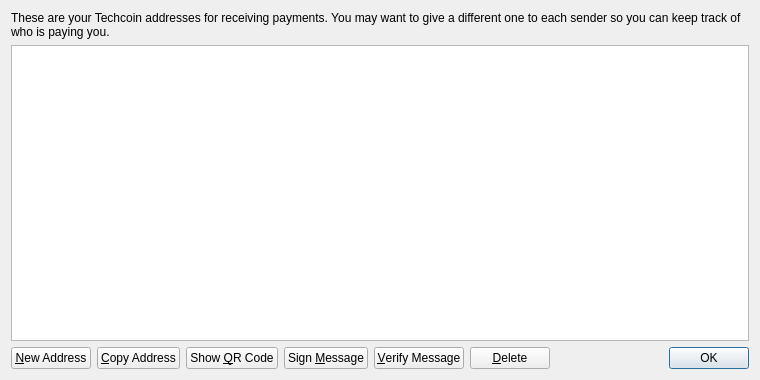
<?xml version="1.0" encoding="UTF-8"?>
<ui version="4.0">
 <class>AddressBookPage</class>
 <widget class="QWidget" name="AddressBookPage">
  <property name="geometry">
   <rect>
    <x>0</x>
    <y>0</y>
    <width>760</width>
    <height>380</height>
   </rect>
  </property>
  <property name="windowTitle">
   <string>Address Book</string>
  </property>
  <layout class="QVBoxLayout" name="verticalLayout">
   <item>
    <widget class="QLabel" name="labelExplanation">
     <property name="text">
      <string>These are your Techcoin addresses for receiving payments. You may want to give a different one to each sender so you can keep track of who is paying you.</string>
     </property>
     <property name="textFormat">
      <enum>Qt::PlainText</enum>
     </property>
     <property name="wordWrap">
      <bool>true</bool>
     </property>
    </widget>
   </item>
   <item>
    <widget class="QTableView" name="tableView">
     <property name="contextMenuPolicy">
      <enum>Qt::CustomContextMenu</enum>
     </property>
     <property name="toolTip">
      <string>Double-click to edit address or label</string>
     </property>
     <property name="tabKeyNavigation">
      <bool>false</bool>
     </property>
     <property name="alternatingRowColors">
      <bool>true</bool>
     </property>
     <property name="selectionMode">
      <enum>QAbstractItemView::SingleSelection</enum>
     </property>
     <property name="selectionBehavior">
      <enum>QAbstractItemView::SelectRows</enum>
     </property>
     <property name="sortingEnabled">
      <bool>true</bool>
     </property>
     <attribute name="verticalHeaderVisible">
      <bool>false</bool>
     </attribute>
    </widget>
   </item>
   <item>
    <layout class="QHBoxLayout" name="horizontalLayout">
     <item>
      <widget class="QPushButton" name="newAddressButton">
       <property name="toolTip">
        <string>Create a new address</string>
       </property>
       <property name="text">
        <string>&amp;New Address</string>
       </property>
       <property name="icon">
        <iconset resource="../bitcoin.qrc">
         <normaloff>:/icons/add</normaloff>:/icons/add</iconset>
       </property>
      </widget>
     </item>
     <item>
      <widget class="QPushButton" name="copyToClipboard">
       <property name="toolTip">
        <string>Copy the currently selected address to the system clipboard</string>
       </property>
       <property name="text">
        <string>&amp;Copy Address</string>
       </property>
       <property name="icon">
        <iconset resource="../bitcoin.qrc">
         <normaloff>:/icons/editcopy</normaloff>:/icons/editcopy</iconset>
       </property>
      </widget>
     </item>
     <item>
      <widget class="QPushButton" name="showQRCode">
       <property name="text">
        <string>Show &amp;QR Code</string>
       </property>
       <property name="icon">
        <iconset resource="../bitcoin.qrc">
         <normaloff>:/icons/qrcode</normaloff>:/icons/qrcode</iconset>
       </property>
      </widget>
     </item>
     <item>
      <widget class="QPushButton" name="signMessage">
       <property name="toolTip">
        <string>Sign a message to prove you own a Techcoin address</string>
       </property>
       <property name="text">
        <string>Sign &amp;Message</string>
       </property>
       <property name="icon">
        <iconset resource="../bitcoin.qrc">
         <normaloff>:/icons/edit</normaloff>:/icons/edit</iconset>
       </property>
      </widget>
     </item>
     <item>
      <widget class="QPushButton" name="verifyMessage">
       <property name="toolTip">
        <string>Verify a message to ensure it was signed with a specified Techcoin address</string>
       </property>
       <property name="text">
        <string>&amp;Verify Message</string>
       </property>
       <property name="icon">
        <iconset resource="../bitcoin.qrc">
         <normaloff>:/icons/transaction_0</normaloff>:/icons/transaction_0</iconset>
       </property>
      </widget>
     </item>
     <item>
      <widget class="QPushButton" name="deleteButton">
       <property name="toolTip">
        <string>Delete the currently selected address from the list</string>
       </property>
       <property name="text">
        <string>&amp;Delete</string>
       </property>
       <property name="icon">
        <iconset resource="../bitcoin.qrc">
         <normaloff>:/icons/remove</normaloff>:/icons/remove</iconset>
       </property>
      </widget>
     </item>
     <item>
      <spacer name="horizontalSpacer">
       <property name="orientation">
        <enum>Qt::Horizontal</enum>
       </property>
       <property name="sizeHint" stdset="0">
        <size>
         <width>40</width>
         <height>20</height>
        </size>
       </property>
      </spacer>
     </item>
     <item>
      <widget class="QDialogButtonBox" name="buttonBox">
       <property name="sizePolicy">
        <sizepolicy hsizetype="Maximum" vsizetype="Fixed">
         <horstretch>0</horstretch>
         <verstretch>0</verstretch>
        </sizepolicy>
       </property>
       <property name="standardButtons">
        <set>QDialogButtonBox::Ok</set>
       </property>
      </widget>
     </item>
    </layout>
   </item>
  </layout>
 </widget>
 <resources>
  <include location="../bitcoin.qrc"/>
 </resources>
 <connections/>
</ui>
